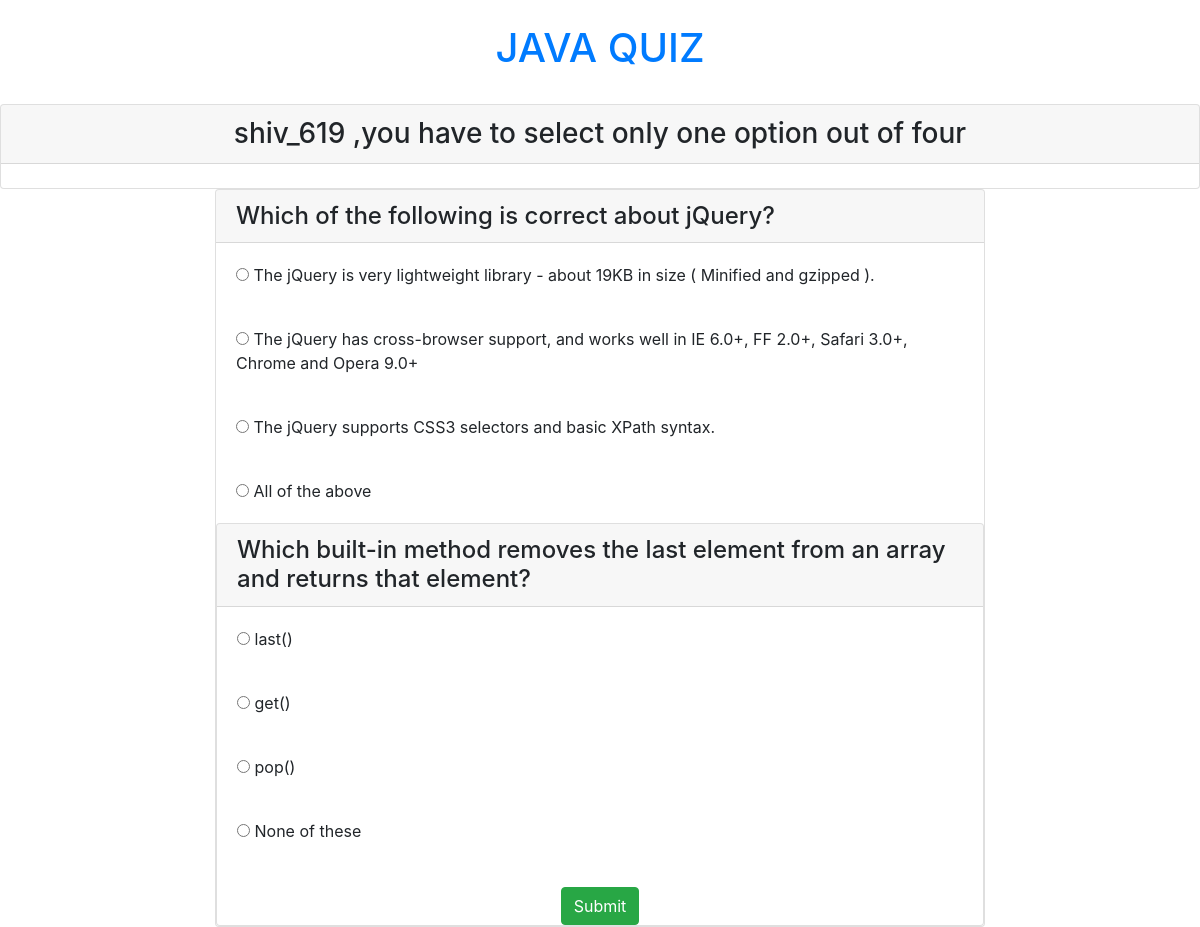
The app's page /java.php (signed in) with its own data.
### tables this page shows
CREATE TABLE `user` (
  `username` varchar(20) NOT NULL,
  `user_email` varchar(50) NOT NULL,
  `name` varchar(50) DEFAULT NULL,
  `user_pwd` varchar(20) DEFAULT NULL
);

CREATE TABLE `question` (
  `sub_id` varchar(10) DEFAULT NULL,
  `q_id` varchar(10) NOT NULL,
  `question` varchar(300) DEFAULT NULL,
  `ans_id` varchar(10) DEFAULT NULL
);

CREATE TABLE `answer` (
  `ans_id` varchar(10) DEFAULT NULL,
  `aid` varchar(10) DEFAULT NULL,
  `answer` varchar(300) DEFAULT NULL
);

### session.php (called while the page is built, shortened)
<?php
   include('config.php');
    $user_check = $_SESSION['login_user'];
    $ses_sql = mysqli_query($db,"select username from user where username = '$user_check' ");
    $row = mysqli_fetch_array($ses_sql,MYSQLI_ASSOC);
    $login_session = $row['username'];
?>

### java.php (the view, shortened to what this page needs)
<?php
$con=mysqli_connect('localhost','root');
mysqli_select_db($con,'quizdb');
?>
<?php
   include('session.php');
?>
<!DOCTYPE html>
<html>
<head>
	<link rel="stylesheet" href="https://maxcdn.bootstrapcdn.com/bootstrap/4.1.3/css/bootstrap.min.css">
</head>
<body>
<div class="Container">
	<br> <h1 class="text-center text-primary">JAVA QUIZ</h1><br>
	<div class='card'>
		<h3 class="text-center card-header"> <?php echo $login_session;?> ,you have to select only one option out of four</h3><br>
	</div>
	<div class="col-lg-8 m-auto d-block">
	<form action="check.php" method="post">
	<?php
		for($i=401;$i<403;$i++){
		$q="select * from question where sub_id='s4' and q_id=$i";
		$query=mysqli_query($con,$q);
		while($rows=mysqli_fetch_array($query)){
			?>
			<div class="card">
				<h4 class="card-header"><?php echo $rows['question'];?> </h4>
				<?php
				$q="select * from answer where ans_id=$i";
				$query=mysqli_query($con,$q);
				while($rows=mysqli_fetch_array($query)){
					?>
					<div class="card-body">
						<input type="radio" name="quizcheck[<?php echo $rows['ans_id'];?>]" value="<?php echo $rows['aid'];?>">
						<?php echo $rows['answer'];?>
					</div>
		<?php
	}
}
		}
	?>
	<br><input type="submit" name="submit" value="Submit" class="btn btn-success m-auto d-block">
</form>
</div>
</div>
</body>
</html>

### java.php (style rules this page uses)
body { background-color: white; }

### records on screen
user: username "shiv_619"
question: question "Which of the following is correct about jQuery?"
answer: answer "The jQuery is very lightweight library - about 19KB in size ( Minified and gzipped )."
answer: answer "The jQuery has cross-browser support, and works well in IE 6.0+, FF 2.0+, Safari 3.0+, Chrome and Opera 9.0+"
answer: answer "The jQuery supports CSS3 selectors and basic XPath syntax."
answer: answer "All of the above"
question: question "Which built-in method removes the last element from an array and returns that element?"
answer: answer "last()"
answer: answer "get()"
answer: answer "pop()"
answer: answer "None of these"
